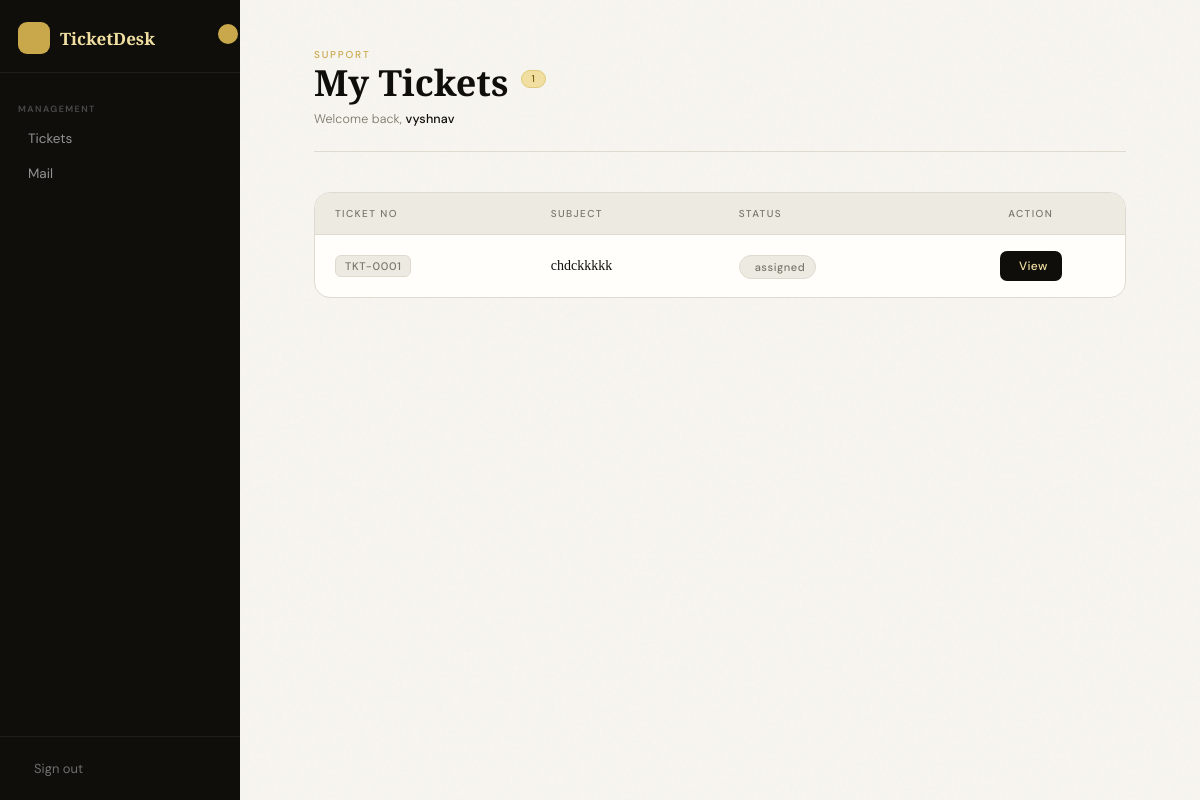
The page /staff/ (signed in) on the database as committed earlier.
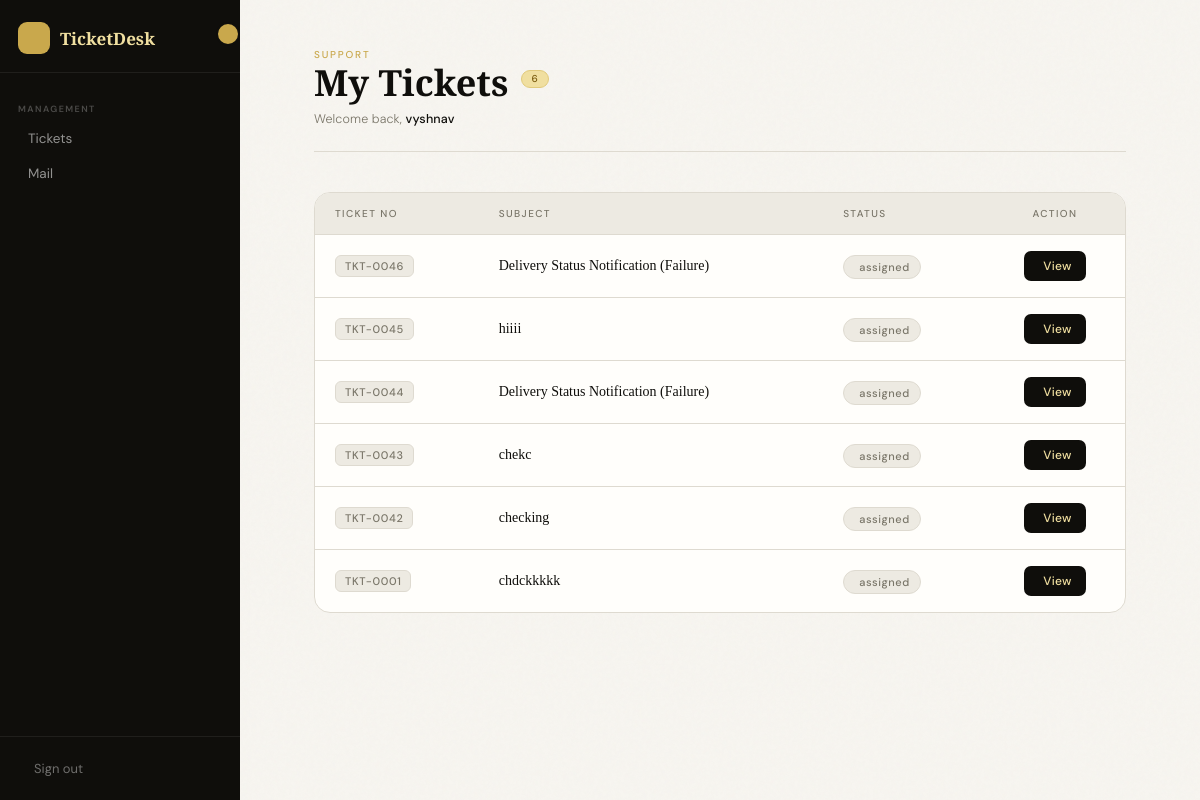
The same page on the database as committed later.
### myapp/models.py (models this page shows, shortened)
class Staff(models.Model):
    STATUS_CHOICE = [
        ('active', 'Active'),
        ('Inactive', 'Inactive'),
    ]
    name  = models.CharField(max_length=100)
    email  = models.EmailField(unique=True)
    status  = models.CharField(max_length=10, choices=STATUS_CHOICE, default='active')
    password = models.CharField(max_length=255)
    signature = models.TextField(blank=True, default='')

class Ticket(models.Model):
    STATUS_CHOICES = [
        ("unassigned", "Unassigned"),
        ("assigned",   "Assigned"),
        ("closed",     "Closed"),
    ]
    ticket_number = models.CharField(max_length=20, unique=True, editable=False)
    mail_id  = models.CharField(max_length=50, unique=True)
    subject = models.TextField(blank=True)
    sender = models.CharField(max_length=255, blank=True)
    date  = models.CharField(max_length=100, blank=True)
    body  = models.TextField(blank=True)
    cc    = models.TextField(blank=True, default="")
    bcc   = models.TextField(blank=True, default="")
    is_deleted= models.BooleanField(default=False)
    deleted_at = models.DateTimeField(null=True, blank=True)
    assigned_to = models.ForeignKey(Staff, null=True, blank=True, on_delete=models.SET_NULL, related_name="tickets")
    created_by  = models.ForeignKey(Staff, null=True, blank=True, on_delete=models.SET_NULL, related_name="created_tickets")
    status      = models.CharField(max_length=20, choices=STATUS_CHOICES, default="unassigned")
    created_at  = models.DateTimeField(auto_now_add=True)
    class Meta:
        ordering = ["-created_at"]

### myapp/views.py (the view)
# urls.py: path("staff/", views.staff_asigned_ticket, name="staff_asigned_ticket"),
def staff_asigned_ticket(request):
    staff_id = request.session.get("staff_id")
    if not staff_id:
        return redirect("login")
    staff = get_object_or_404(Staff,id=staff_id )
    tickets = Ticket.objects.filter(assigned_to=staff)
    return render(request, "staff_asigned_ticket.html", {
        "tickets": tickets,
        "staff": staff
    })

### templates/staff_asigned_ticket.html (shortened to what this page needs)
{% extends "main.html" %}
{% load static %}
{% block content %}
<div class="shell">
  <div class="top-bar">
    <div class="header-left">
      <span class="eyebrow">Support</span>
      <h1 class="title">
        My Tickets
        {% if tickets %}
          <span class="badge">{{ tickets|length }}</span>
        {% endif %}
      </h1>
      <p class="welcome-note">Welcome back, <strong>{{ staff.name }}</strong></p>
    </div>
  </div>
  <div class="table-wrapper">
    <table>
      <thead>
        <tr>
          <th>Ticket No</th>
          <th>Subject</th>
          <th>Status</th>
          <th>Action</th>
        </tr>
      </thead>
      <tbody>
        {% for ticket in tickets %}
        <tr style="animation-delay: {{ forloop.counter0 }}00ms;">
          <td><span class="ticket-num">{{ ticket.ticket_number }}</span></td>
          <td class="subject-cell">{{ ticket.subject }}</td>
          <td>
            {% if ticket.status == "open" or ticket.status == "Open" %}
              <span class="status-badge status-open"><i class="ti ti-circle-dot"></i> Open</span>
            {% elif ticket.status == "pending" or ticket.status == "Pending" %}
              <span class="status-badge status-pending"><i class="ti ti-clock"></i> Pending</span>
            {% elif ticket.status == "resolved" or ticket.status == "Resolved" %}
              <span class="status-badge status-resolved"><i class="ti ti-circle-check"></i> Resolved</span>
            {% elif ticket.status == "closed" or ticket.status == "Closed" %}
              <span class="status-badge status-closed"><i class="ti ti-circle-x"></i> Closed</span>
            {% else %}
              <span class="status-badge status-closed"> {{ ticket.status }}</span>
            {% endif %}
          </td>
          <td class="action-cell">
            <a href="{% url 'staff_ticket_detail' ticket.id %}" class="view-btn">
               View
            </a>
          </td>
        </tr>
        {% endfor %}
      </tbody>
    </table>
  </div>
</div>
{% endblock %}

### templates/main.html (shortened to what this page needs)
{% load static %}
<!DOCTYPE html>
<html>
<head>
  <link rel="stylesheet" href="https://cdn.jsdelivr.net/npm/@tabler/icons-webfont@latest/tabler-icons.min.css">
</head>
<body>
 {% include 'components/sidebar.html' %}
  <main class="main" id="main">
   {% block content %}{% endblock content %}
  </main>
</body>
</html>

### templates/components/sidebar.html (shortened to what this page needs)
<aside class="sidebar" id="sidebar">
    <div class="sidebar-logo">
      <div class="logo-icon"></div>
      <span class="logo-text">TicketDesk</span>
    </div>
    <div class="sidebar-toggle" onclick="toggleSidebar()">
    </div>
    <nav class="sidebar-nav">
      <div class="nav-section-label">Management</div>
      <div class="nav-group" id="group-tickets">
        <div class="nav-group-toggle" onclick="toggleGroup('group-tickets')" data-tip="Tickets">
          <span class="nav-group-label">Tickets</span>
        </div>
      </div>
      <div class="nav-group" id="group-mail">
        <div class="nav-group-toggle" onclick="toggleGroup('group-mail')"data-tip="Mail">
              <span class="nav-group-label">Mail</span>
          </div>
      </div>
    </nav>
    <div class="sidebar-bottom">
      <a href="{% url 'logout' %}" class="logout-side">
        <span>Sign out</span>
      </a>
    </div>
  </aside>

### templates/main.html (style rules this page uses)
*, *::before, *::after { box-sizing: border-box; margin: 0; padding: 0; }
:root { --ink: #0f0e0b; --paper: #f7f5f0; --cream: #edeae2; --gold: #c9a84c; --gold-light: #f0dfa0; --muted: #7a7669; --card: #fffefb; --border: #dedad0; --red: #c0392b; --red-light: #fde8e8; --green: #15803d; --green-light: #dcfce7; --green-border: #86efac; --blue: #1d4ed8; --blue-light: #dbeafe; --blue-border: #93c5fd; --sidebar-w: 240px; }
body { font-family: 'DM Sans', sans-serif; background: var(--paper); min-height: 100vh; color: var(--ink); display: flex; overflow-x: hidden; }
body::before { content: ''; position: fixed; inset: 0; pointer-events: none; z-index: 0; opacity: 0.6; }
.sidebar { width: var(--sidebar-w); min-height: 100vh; background: var(--ink); display: flex; flex-direction: column; position: fixed; left: 0; top: 0; bottom: 0; z-index: 100; transition: width 0.25s ease; overflow: hidden; }
.sidebar-logo { display: flex; align-items: center; gap: 10px; padding: 22px 18px 18px; border-bottom: 1px solid rgba(255,255,255,0.07); min-width: var(--sidebar-w); }
.logo-icon { width: 32px; height: 32px; border-radius: 9px; background: var(--gold); display: flex; align-items: center; justify-content: center; flex-shrink: 0; color: var(--ink); font-size: 16px; }
.logo-text { font-family: 'Playfair Display', serif; font-size: 17px; font-weight: 700; color: var(--gold-light); white-space: nowrap; opacity: 1; transition: opacity 0.2s; }
.sidebar-toggle { position: absolute; top: 22px; right: 0px; width: 24px; height: 24px; border-radius: 50%; background: var(--gold); border: 2px solid var(--ink); display: flex; align-items: center; justify-content: center; cursor: pointer; color: var(--ink); font-size: 11px; transition: transform 0.25s; z-index: 10; }
.sidebar-nav { flex: 1; padding: 16px 0; overflow-y: auto; overflow-x: hidden; }
.nav-section-label { font-size: 9px; font-weight: 600; letter-spacing: 0.16em; text-transform: uppercase; color: rgba(255,255,255,0.25); padding: 14px 18px 6px; white-space: nowrap; overflow: hidden; transition: opacity 0.2s; }
.nav-group { width: 100%; }
.nav-group-toggle { display: flex; align-items: center; gap: 10px; padding: 9px 18px; cursor: pointer; color: rgba(255,255,255,0.55); font-size: 13.5px; font-weight: 400; transition: background 0.15s, color 0.15s; white-space: nowrap; user-select: none; }
.nav-group-label { flex: 1; }
.sidebar-bottom { border-top: 1px solid rgba(255,255,255,0.07); padding: 14px; }
.logout-side { display: flex; align-items: center; gap: 10px; padding: 9px 10px; border-radius: 8px; color: rgba(255,255,255,0.4); font-size: 13px; text-decoration: none; transition: all 0.18s; white-space: nowrap; }
.main { margin-left: var(--sidebar-w); flex: 1; min-height: 100vh; transition: margin-left 0.25s ease; position: relative; z-index: 1; }
.shell { max-width: 760px; margin: 0 auto; padding: 48px 24px 80px; }
.top-bar { display: flex; justify-content: space-between; align-items: flex-end; margin-bottom: 40px; padding-bottom: 24px; border-bottom: 1px solid var(--border); }
.header-left { display: flex; flex-direction: column; gap: 4px; }
.eyebrow { font-size: 10px; font-weight: 500; letter-spacing: 0.18em; text-transform: uppercase; color: var(--gold); }
.title { font-family: 'Playfair Display', Georgia, serif; font-size: 36px; font-weight: 700; line-height: 1; color: var(--ink); display: flex; align-items: center; gap: 12px; }
.badge { font-family: 'DM Sans', sans-serif; font-size: 10px; font-weight: 500; letter-spacing: 0.06em; padding: 3px 10px; border-radius: 20px; background: var(--gold-light); color: #7a5c10; border: 1px solid #e0c97a; vertical-align: middle; position: relative; top: -4px; }
.status-closed { background: var(--green-light); color: var(--green); border: 1px solid var(--green-border); }

### templates/components/sidebar.html (style rules this page uses)
.nav-item[data-tip], .nav-group-toggle[data-tip] { position: relative; }

Rows that differ between the two databases and show on the page:
added Ticket: ticket_number "TKT-0046", subject "Delivery Status Notification (Failure)", status "assigned"
added Ticket: ticket_number "TKT-0045", subject "hiiii", status "assigned"
added Ticket: ticket_number "TKT-0044", subject "Delivery Status Notification (Failure)", status "assigned"
added Ticket: ticket_number "TKT-0043", subject "chekc", status "assigned"
added Ticket: ticket_number "TKT-0042", subject "checking", status "assigned"
Other text that changed with them:
{{ tickets|length }}: "1" → "6"
